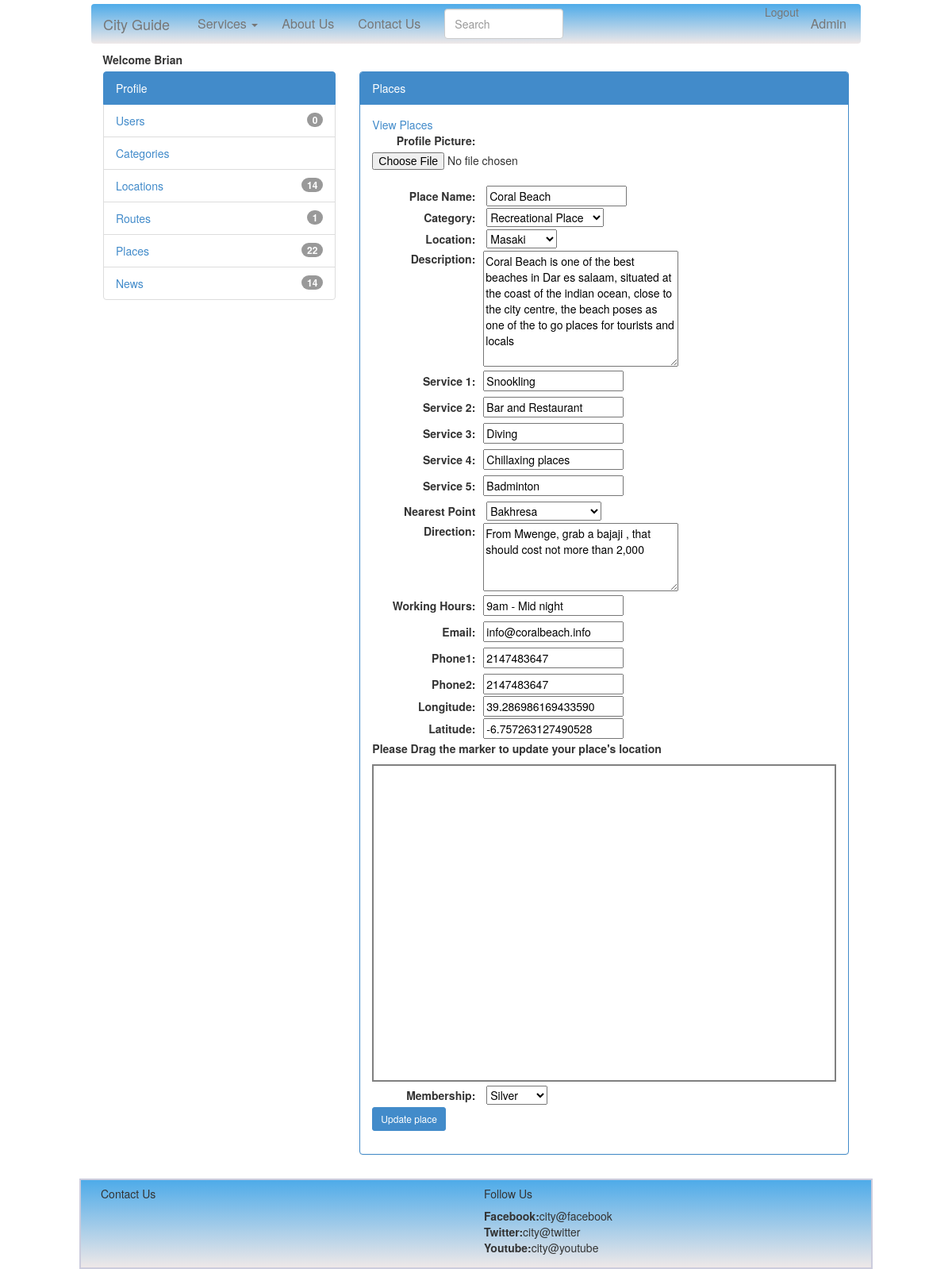
/admin.php?panel=addplacepanel&placeid=1 (signed in), run on the app's committed database.
### tables this page shows
CREATE TABLE IF NOT EXISTS `place` (
  `id` int(11) NOT NULL AUTO_INCREMENT,
  `category_id` int(11) NOT NULL,
  `person_id` int(11) NOT NULL,
  `name` varchar(50) NOT NULL,
  `location_id` int(11) NOT NULL,
  `description` varchar(200) NOT NULL,
  `service1` varchar(100) NOT NULL,
  `service2` varchar(100) NOT NULL,
  `service3` varchar(100) NOT NULL,
  `service4` varchar(100) NOT NULL,
  `service5` varchar(100) NOT NULL,
  `nearestPoint` varchar(50) NOT NULL,
  `direction` varchar(200) NOT NULL,
  `workingHours` varchar(50) NOT NULL,
  `longitude` decimal(20,15) NOT NULL,
  `latitude` decimal(20,15) NOT NULL,
  `email` varchar(50) NOT NULL,
  `phone1` int(12) NOT NULL,
  `phone2` int(12) NOT NULL,
  `status` varchar(50) NOT NULL,
  `membership` int(11) NOT NULL,
  PRIMARY KEY (`id`)
);

CREATE TABLE IF NOT EXISTS `category` (
  `id` int(11) NOT NULL AUTO_INCREMENT,
  `name` varchar(50) NOT NULL,
  PRIMARY KEY (`id`)
);

CREATE TABLE IF NOT EXISTS `location` (
  `id` int(11) NOT NULL AUTO_INCREMENT,
  `name` varchar(30) NOT NULL,
  PRIMARY KEY (`id`)
);

### inc/DAO/placeDAO.php (called while the page is built, shortened)
<?php
class placeDAO
{
      function getplacesbyid($id)
     {
        $selectquery = "SELECT * FROM place WHERE id = '$id'";
        $data = mysql_query($selectquery);
        $place = mysql_fetch_array($data);
        return $place;
     }
}
?>

### inc/DAO/categoryDAO.php (called while the page is built, shortened)
<?php
class categoryDAO
{
	function getcategories()
	{
		$getcategoriesquery = "SELECT * FROM category";
		$categoriesresult = mysql_query($getcategoriesquery) or DIE(mysql_error());
		$categories = null;
		while($data = mysql_fetch_array($categoriesresult))
		{
			$categories[] = $data;
		}
		if ($categories == null)
		{
			echo "There are no categories, please add new categories";
		}
		else
		{
			return $categories;
		}
	}
}
?>

### inc/DAO/locationDAO.php (called while the page is built, shortened)
<?php
class locationDAO
{
	function getlocations()
	{
		$locationquery = "SELECT * FROM location";
		$locationsresult = mysql_query($locationquery) or die(mysql_error());
		$locations = null;
		while($data = mysql_fetch_array($locationsresult))
		{
			$locations[] = $data;
		}
		if ($locations == null)
		{
			echo "no locations found in the database, add new";
		}
		else
		{
		 return $locations;
		}
	}
}
?>

### inc/DAO/routeDAO.php (called while the page is built, shortened)
<?php
class routeDAO
{
	function getplaces(){
		$selectquery = "SELECT * FROM route_place ORDER BY name";
		$result = mysql_query($selectquery) or die(mysql_error());
		$places = null;
		while($data = mysql_fetch_array($result))
		{
			$places[] = $data;
		}
		return $places;
	}
}
?>

### inc/views/addplacepanel.php (the view, shortened to what this page needs)
<div class="panel panel-primary" id="placespanel">
  <div class="panel-heading"> Places</div>
  <div class="panel-body">
    <a href="admin.php?panel=placepanel">View Places</a>
    <?php
    if(array_key_exists('placeid',$_GET))
    {
     $placeid = $_GET['placeid'];
     $place = $placeDAO->getplacesbyid($placeid);
     ?>
     <form method="post" action="../inc/BL/placeBL.php" enctype="multipart/form-data">
      <label>Profile Picture:</label>
      <input type="file" name="file" id="file" /></br>
      <label>Place Name:</label>
      <input type="text" name="name" id="name" maxlength="50" value="<?php echo $place['name']; ?>" /><br/>
      <label>Category:</label>
      <select name="categoryid" id="categoryid">
       <?php
       $categories = $categoryDAO->getcategories();
       if ($categories != null)
       {
        foreach($categories as $category)
        {
          ?>
          <option <?php if($place['category_id'] == $category['id']){echo 'selected=\'selected\'';} ?> value="<?php echo $category['id'] ?>"><?php echo $category['name'] ?></option>
          <?php
        }
      }
      ?>
    </select><br/>
    <label>Location:</label>
    <select name="locationid" id="locationid">
     <?php
     $locations = $locationDAO->getlocations();
     if ($locations != null)
     {
      foreach($locations as $location)
      {
        ?>
        <option <?php if($place['location_id'] == $location['id']){echo 'selected=\'selected\'';} ?> value="<?php echo $location['id'] ?>"><?php echo $location['name'] ?></option>
        <?php
      }
    }
    ?>
  </select></br>
  <label>Description:</label><textarea name="description" cols="30" rows="7"  id="description" maxlength="200"><?php echo $place['description']; ?></textarea></br>
  <div class="forminput"><label>Service 1:</label><input type="text" name="service1" id="service1" maxlength="100" value="<?php echo $place['service1']; ?>"  ></div>
  <div class="forminput"><label>Service 2:</label><input type="text" name="service2" id="service2" maxlength="100" value="<?php echo $place['service2']; ?>" ></div>
  <div class="forminput"><label>Service 3:</label><input type="text" name="service3" id="service3" maxlength="100" value="<?php echo $place['service3']; ?>"  ></div>
  <div class="forminput"><label>Service 4:</label><input type="text" name="service4" id="service4" maxlength="100" value="<?php echo $place['service4']; ?>" ></div>
  <div class="forminput"><label>Service 5:</label><input type="text" name="service5" id="service5" maxlength="100" value="<?php echo $place['service5']; ?>" >
    <div class="forminput"><label>Nearest Point</label>
      <select name="nearestpoint" id="nearestpoint">
       <?php
       $routelocations = $routeDAO->getplaces();
       if ($routelocations != null)
       {
        foreach($routelocations as $routelocation)
        {
          ?>
          <option <?php if($place['nearestPoint'] == $routelocation['id']){echo 'selected=\'selected\'';} ?> value="<?php echo $routelocation['id'] ?>"><?php echo $routelocation['name'] ?></option>
          <?php
        }
      }
      ?>
    </select></div>
    <label>Direction:</label><textarea name="direction" cols="30" rows="4"  id="direction" maxlength="200"><?php echo $place['direction']; ?></textarea></br>
    <div class="forminput"><label>Working Hours:</label><input type="text" name="workinghours" id="workinghours" maxlength="50" value="<?php echo $place['workingHours']; ?>"  ></div>
    <div class="forminput"><label>Email:</label><input type="text" name="email" id="email" maxlength="50" value="<?php echo $place['email']; ?>"  ></div>
    <div class="forminput"><label>Phone1:</label><input type="text" name="phone1" id="phone1" maxlength="12" value="<?php echo $place['phone1']; ?>" ></div>
    <div class="forminput"><label>Phone2:</label><input type="text" name="phone2" id="phone2" maxlength="12" value="<?php echo $place['phone2']; ?>" ></div>
    <label>Longitude: </label><input type="text" name="longitude" id="longitude" value="<?php echo $place['longitude']; ?>"></input><br/>
    <label>Latitude: </label><input type="text" name="latitude" id="latitude" value="<?php echo $place['latitude']; ?>"></label>
    <label>Please Drag the marker to update your place's location</label><br/>
    <div id="googleMap" style="min-width:400px; max-height:400px;height:100%; width:100%;border:2px solid gray" class="forminput">
    </div>
    <?php if ($_SESSION['userrole'] != "admin"){
      ?>
      <input type="text" hidden="true" value="<?php echo $place['membership']; ?>" name="membership" >
      <?php
    }
    else{
      ?>
      <div class="forminput"><label>Membership:</label>
        <select name="membership">
          <option <?php if($place['membership'] == 1) { echo 'selected=\'selected\'';} ?> value="1">Silver</option>
        </select>
        <?php }?>
      </div>
      <input name="updatebutton" type="submit" class="btn btn-primary btn-small" value="Update place" id="saveplace" />
    </form>
  <?php
}
?>
    </div>
  </div>

### css/admin.css (style rules this page uses)
label { min-width:130px; max-width:400px; margin-right:10px; text-align: right; }
.forminput { margin-top:5px; }

### data on the page
place: name "Coral Beach", categoryid "Recreational Place", locationid "Masaki", description "Coral Beach is one of the best beaches in Dar es salaam, situated at the coast of the indian ocean, close to the city centre, the beach poses as one of the to go places for tourists and locals", service1 "Snookling", service2 "Bar and Restaurant", service3 "Diving", service4 "Chillaxing places", service5 "Badminton", direction "From Mwenge, grab a bajaji , that should cost not more than 2,000", workinghours "9am - Mid night", email "info@coralbeach.info", phone1 "2147483647", phone2 "2147483647", longitude "39.286986169433590", latitude "-6.757263127490528", membership "Silver"

### other printed values
$_SESSION['user']['firstname'] "Brian"
$newusercount "0"
form field nearestpoint "Bakhresa"
